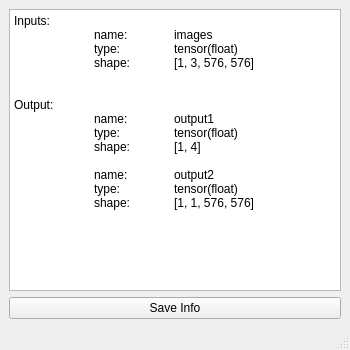
<?xml version="1.0" encoding="UTF-8"?>
<ui version="4.0">
 <class>MainWindow</class>
 <widget class="QMainWindow" name="MainWindow">
  <property name="geometry">
   <rect>
    <x>0</x>
    <y>0</y>
    <width>350</width>
    <height>350</height>
   </rect>
  </property>
  <property name="windowTitle">
   <string>Model Input Output</string>
  </property>
  <widget class="QWidget" name="centralwidget">
   <layout class="QVBoxLayout" name="verticalLayout">
    <item>
     <widget class="QTextEdit" name="textEdit">
      <property name="enabled">
       <bool>true</bool>
      </property>
      <property name="html">
       <string>&lt;!DOCTYPE HTML PUBLIC &quot;-//W3C//DTD HTML 4.0//EN&quot; &quot;http://www.w3.org/TR/REC-html40/strict.dtd&quot;&gt;
&lt;html&gt;&lt;head&gt;&lt;meta name=&quot;qrichtext&quot; content=&quot;1&quot; /&gt;&lt;meta charset=&quot;utf-8&quot; /&gt;&lt;style type=&quot;text/css&quot;&gt;
p, li { white-space: pre-wrap; }
hr { height: 1px; border-width: 0; }
li.unchecked::marker { content: &quot;\2610&quot;; }
li.checked::marker { content: &quot;\2612&quot;; }
&lt;/style&gt;&lt;/head&gt;&lt;body style=&quot; font-family:'Microsoft YaHei UI'; font-size:9pt; font-weight:400; font-style:normal;&quot;&gt;
&lt;p style=&quot; margin-top:0px; margin-bottom:0px; margin-left:0px; margin-right:0px; -qt-block-indent:0; text-indent:0px;&quot;&gt;Inputs:&lt;/p&gt;
&lt;p style=&quot; margin-top:0px; margin-bottom:0px; margin-left:0px; margin-right:0px; -qt-block-indent:0; text-indent:0px;&quot;&gt;	name:	images&lt;/p&gt;
&lt;p style=&quot; margin-top:0px; margin-bottom:0px; margin-left:0px; margin-right:0px; -qt-block-indent:0; text-indent:0px;&quot;&gt;	type:	tensor(float)&lt;/p&gt;
&lt;p style=&quot; margin-top:0px; margin-bottom:0px; margin-left:0px; margin-right:0px; -qt-block-indent:0; text-indent:0px;&quot;&gt;	shape:	[1, 3, 576, 576]&lt;/p&gt;
&lt;p style=&quot;-qt-paragraph-type:empty; margin-top:0px; margin-bottom:0px; margin-left:0px; margin-right:0px; -qt-block-indent:0; text-indent:0px;&quot;&gt;&lt;br /&gt;&lt;/p&gt;
&lt;p style=&quot;-qt-paragraph-type:empty; margin-top:0px; margin-bottom:0px; margin-left:0px; margin-right:0px; -qt-block-indent:0; text-indent:0px;&quot;&gt;&lt;br /&gt;&lt;/p&gt;
&lt;p style=&quot; margin-top:0px; margin-bottom:0px; margin-left:0px; margin-right:0px; -qt-block-indent:0; text-indent:0px;&quot;&gt;Output:&lt;/p&gt;
&lt;p style=&quot; margin-top:0px; margin-bottom:0px; margin-left:0px; margin-right:0px; -qt-block-indent:0; text-indent:0px;&quot;&gt;	name:	output1&lt;/p&gt;
&lt;p style=&quot; margin-top:0px; margin-bottom:0px; margin-left:0px; margin-right:0px; -qt-block-indent:0; text-indent:0px;&quot;&gt;	type:	tensor(float)&lt;/p&gt;
&lt;p style=&quot; margin-top:0px; margin-bottom:0px; margin-left:0px; margin-right:0px; -qt-block-indent:0; text-indent:0px;&quot;&gt;	shape:	[1, 4]&lt;/p&gt;
&lt;p style=&quot;-qt-paragraph-type:empty; margin-top:0px; margin-bottom:0px; margin-left:0px; margin-right:0px; -qt-block-indent:0; text-indent:0px;&quot;&gt;&lt;br /&gt;&lt;/p&gt;
&lt;p style=&quot; margin-top:0px; margin-bottom:0px; margin-left:0px; margin-right:0px; -qt-block-indent:0; text-indent:0px;&quot;&gt;	name:	output2&lt;/p&gt;
&lt;p style=&quot; margin-top:0px; margin-bottom:0px; margin-left:0px; margin-right:0px; -qt-block-indent:0; text-indent:0px;&quot;&gt;	type:	tensor(float)&lt;/p&gt;
&lt;p style=&quot; margin-top:0px; margin-bottom:0px; margin-left:0px; margin-right:0px; -qt-block-indent:0; text-indent:0px;&quot;&gt;	shape:	[1, 1, 576, 576]&lt;/p&gt;&lt;/body&gt;&lt;/html&gt;</string>
      </property>
     </widget>
    </item>
    <item>
     <widget class="QPushButton" name="pushButton_save_info">
      <property name="text">
       <string>Save Info</string>
      </property>
     </widget>
    </item>
   </layout>
  </widget>
  <widget class="QMenuBar" name="menubar">
   <property name="geometry">
    <rect>
     <x>0</x>
     <y>0</y>
     <width>350</width>
     <height>21</height>
    </rect>
   </property>
  </widget>
  <widget class="QStatusBar" name="statusbar"/>
 </widget>
 <resources/>
 <connections/>
</ui>
